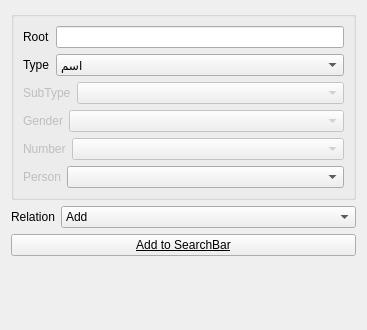
       <widget class="QWidget" name="page">
        <property name="geometry">
         <rect>
          <x>0</x>
          <y>0</y>
          <width>367</width>
          <height>330</height>
         </rect>
        </property>
        <attribute name="label">
         <string>Word Properties</string>
        </attribute>
        <layout class="QVBoxLayout" name="verticalLayout_16">
         <item>
          <widget class="QGroupBox" name="groupBox_2">
           <property name="title">
            <string/>
           </property>
           <property name="flat">
            <bool>false</bool>
           </property>
           <layout class="QVBoxLayout" name="verticalLayout_10">
            <item>
             <layout class="QHBoxLayout" name="horizontalLayout_22">
              <item>
               <widget class="QLabel" name="label_28">
                <property name="text">
                 <string>Root</string>
                </property>
                <property name="buddy">
                 <cstring>o_word_root</cstring>
                </property>
               </widget>
              </item>
              <item>
               <widget class="QLineEdit" name="o_word_root"/>
              </item>
             </layout>
            </item>
            <item>
             <layout class="QHBoxLayout" name="horizontalLayout_21">
              <item>
               <widget class="QLabel" name="label_27">
                <property name="sizePolicy">
                 <sizepolicy hsizetype="Fixed" vsizetype="Preferred">
                  <horstretch>0</horstretch>
                  <verstretch>0</verstretch>
                 </sizepolicy>
                </property>
                <property name="text">
                 <string>Type</string>
                </property>
                <property name="buddy">
                 <cstring>o_word_type</cstring>
                </property>
               </widget>
              </item>
              <item>
               <widget class="QComboBox" name="o_word_type">
                <item>
                 <property name="text">
                  <string>اسم</string>
                 </property>
                </item>
                <item>
                 <property name="text">
                  <string>فعل</string>
                 </property>
                </item>
                <item>
                 <property name="text">
                  <string>أداة</string>
                 </property>
                </item>
               </widget>
              </item>
             </layout>
            </item>
            <item>
             <layout class="QHBoxLayout" name="horizontalLayout_37">
              <item>
               <widget class="QLabel" name="label_35">
                <property name="enabled">
                 <bool>false</bool>
                </property>
                <property name="sizePolicy">
                 <sizepolicy hsizetype="Fixed" vsizetype="Preferred">
                  <horstretch>0</horstretch>
                  <verstretch>0</verstretch>
                 </sizepolicy>
                </property>
                <property name="text">
                 <string>SubType</string>
                </property>
                <property name="buddy">
                 <cstring>o_word_type</cstring>
                </property>
               </widget>
              </item>
              <item>
               <widget class="QComboBox" name="o_word_subtype">
                <property name="enabled">
                 <bool>false</bool>
                </property>
               </widget>
              </item>
             </layout>
            </item>
            <item>
             <layout class="QHBoxLayout" name="horizontalLayout_42">
              <item>
               <widget class="QLabel" name="label_40">
                <property name="enabled">
                 <bool>false</bool>
                </property>
                <property name="sizePolicy">
                 <sizepolicy hsizetype="Fixed" vsizetype="Preferred">
                  <horstretch>0</horstretch>
                  <verstretch>0</verstretch>
                 </sizepolicy>
                </property>
                <property name="text">
                 <string>Gender</string>
                </property>
                <property name="buddy">
                 <cstring>o_word_type</cstring>
                </property>
               </widget>
              </item>
              <item>
               <widget class="QComboBox" name="o_word_gender">
                <property name="enabled">
                 <bool>false</bool>
                </property>
               </widget>
              </item>
             </layout>
            </item>
            <item>
             <layout class="QHBoxLayout" name="horizontalLayout_43">
              <item>
               <widget class="QLabel" name="label_41">
                <property name="enabled">
                 <bool>false</bool>
                </property>
                <property name="sizePolicy">
                 <sizepolicy hsizetype="Fixed" vsizetype="Preferred">
                  <horstretch>0</horstretch>
                  <verstretch>0</verstretch>
                 </sizepolicy>
                </property>
                <property name="text">
                 <string>Number</string>
                </property>
                <property name="buddy">
                 <cstring>o_word_type</cstring>
                </property>
               </widget>
              </item>
              <item>
               <widget class="QComboBox" name="o_word_number">
                <property name="enabled">
                 <bool>false</bool>
                </property>
               </widget>
              </item>
             </layout>
            </item>
            <item>
             <layout class="QHBoxLayout" name="horizontalLayout_44">
              <item>
               <widget class="QLabel" name="label_42">
                <property name="enabled">
                 <bool>false</bool>
                </property>
                <property name="sizePolicy">
                 <sizepolicy hsizetype="Fixed" vsizetype="Preferred">
                  <horstretch>0</horstretch>
                  <verstretch>0</verstretch>
                 </sizepolicy>
                </property>
                <property name="text">
                 <string>Person</string>
                </property>
                <property name="buddy">
                 <cstring>o_word_type</cstring>
                </property>
               </widget>
              </item>
              <item>
               <widget class="QComboBox" name="o_word_person"/>
              </item>
             </layout>
            </item>
           </layout>
          </widget>
         </item>
         <item>
          <layout class="QHBoxLayout" name="horizontalLayout_27">
           <item>
            <widget class="QLabel" name="label_11">
             <property name="sizePolicy">
              <sizepolicy hsizetype="Fixed" vsizetype="Preferred">
               <horstretch>0</horstretch>
               <verstretch>0</verstretch>
              </sizepolicy>
             </property>
             <property name="text">
              <string>Relation</string>
             </property>
            </widget>
           </item>
           <item>
            <widget class="QComboBox" name="o_relation_word">
             <item>
              <property name="text">
               <string>Add</string>
              </property>
             </item>
             <item>
              <property name="text">
               <string>Replace</string>
              </property>
             </item>
             <item>
              <property name="text">
               <string>(OR)</string>
              </property>
             </item>
             <item>
              <property name="text">
               <string>(AND)</string>
              </property>
             </item>
             <item>
              <property name="text">
               <string>(ANDNOT)</string>
              </property>
             </item>
            </widget>
           </item>
          </layout>
         </item>
         <item>
          <widget class="QPushButton" name="o_add2query_word">
           <property name="font">
            <font>
             <weight>50</weight>
             <bold>false</bold>
             <underline>true</underline>
             <strikeout>false</strikeout>
             <kerning>false</kerning>
            </font>
           </property>
           <property name="cursor">
            <cursorShape>PointingHandCursor</cursorShape>
           </property>
           <property name="text">
            <string>Add to SearchBar</string>
           </property>
           <property name="icon">
            <iconset resource="../images/main.qrc">
             <normaloff>:/resources/up-16.png</normaloff>:/resources/up-16.png</iconset>
           </property>
          </widget>
         </item>
         <item>
          <spacer name="verticalSpacer_3">
           <property name="orientation">
            <enum>Qt::Vertical</enum>
           </property>
           <property name="sizeHint" stdset="0">
            <size>
             <width>20</width>
             <height>94</height>
            </size>
           </property>
          </spacer>
         </item>
        </layout>
       </widget>
